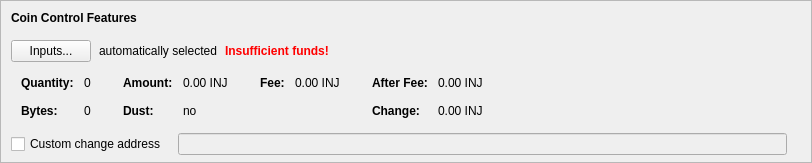
    <widget class="QFrame" name="frameCoinControl">
     <property name="sizePolicy">
      <sizepolicy hsizetype="Expanding" vsizetype="Expanding">
       <horstretch>0</horstretch>
       <verstretch>0</verstretch>
      </sizepolicy>
     </property>
     <property name="maximumSize">
      <size>
       <width>16777215</width>
       <height>16777215</height>
      </size>
     </property>
     <property name="frameShape">
      <enum>QFrame::StyledPanel</enum>
     </property>
     <property name="frameShadow">
      <enum>QFrame::Sunken</enum>
     </property>
     <layout class="QVBoxLayout" name="verticalLayoutCoinControl2">
      <property name="spacing">
       <number>0</number>
      </property>
      <property name="leftMargin">
       <number>0</number>
      </property>
      <property name="topMargin">
       <number>0</number>
      </property>
      <property name="rightMargin">
       <number>0</number>
      </property>
      <property name="bottomMargin">
       <number>6</number>
      </property>
      <item>
       <layout class="QVBoxLayout" name="verticalLayoutCoinControl" stretch="0,0,0,0,1">
        <property name="spacing">
         <number>0</number>
        </property>
        <property name="leftMargin">
         <number>10</number>
        </property>
        <property name="topMargin">
         <number>10</number>
        </property>
        <item>
         <layout class="QHBoxLayout" name="horizontalLayoutCoinControl1">
          <property name="bottomMargin">
           <number>15</number>
          </property>
          <item>
           <widget class="QLabel" name="labelCoinControlFeatures">
            <property name="sizePolicy">
             <sizepolicy hsizetype="Preferred" vsizetype="Maximum">
              <horstretch>0</horstretch>
              <verstretch>0</verstretch>
             </sizepolicy>
            </property>
            <property name="font">
             <font>
              <weight>75</weight>
              <bold>true</bold>
             </font>
            </property>
            <property name="styleSheet">
             <string notr="true">font-weight:bold;</string>
            </property>
            <property name="text">
             <string>Coin Control Features</string>
            </property>
           </widget>
          </item>
         </layout>
        </item>
        <item>
         <layout class="QHBoxLayout" name="horizontalLayoutCoinControl2" stretch="0,0,0,0">
          <property name="spacing">
           <number>8</number>
          </property>
          <property name="bottomMargin">
           <number>10</number>
          </property>
          <item>
           <widget class="QPushButton" name="pushButtonCoinControl">
            <property name="styleSheet">
             <string notr="true"/>
            </property>
            <property name="text">
             <string>Inputs...</string>
            </property>
            <property name="autoDefault">
             <bool>false</bool>
            </property>
           </widget>
          </item>
          <item>
           <widget class="QLabel" name="labelCoinControlAutomaticallySelected">
            <property name="text">
             <string>automatically selected</string>
            </property>
            <property name="margin">
             <number>5</number>
            </property>
           </widget>
          </item>
          <item>
           <widget class="QLabel" name="labelCoinControlInsuffFunds">
            <property name="font">
             <font>
              <weight>75</weight>
              <bold>true</bold>
             </font>
            </property>
            <property name="styleSheet">
             <string notr="true">color:red;font-weight:bold;</string>
            </property>
            <property name="text">
             <string>Insufficient funds!</string>
            </property>
            <property name="margin">
             <number>5</number>
            </property>
           </widget>
          </item>
          <item>
           <spacer name="horizontalSpacerCoinControl">
            <property name="orientation">
             <enum>Qt::Horizontal</enum>
            </property>
            <property name="sizeHint" stdset="0">
             <size>
              <width>40</width>
              <height>1</height>
             </size>
            </property>
           </spacer>
          </item>
         </layout>
        </item>
        <item>
         <widget class="QWidget" name="widgetCoinControl" native="true">
          <property name="sizePolicy">
           <sizepolicy hsizetype="Preferred" vsizetype="Preferred">
            <horstretch>0</horstretch>
            <verstretch>0</verstretch>
           </sizepolicy>
          </property>
          <property name="minimumSize">
           <size>
            <width>0</width>
            <height>0</height>
           </size>
          </property>
          <property name="styleSheet">
           <string notr="true"/>
          </property>
          <layout class="QHBoxLayout" name="horizontalLayoutCoinControl5">
           <property name="leftMargin">
            <number>0</number>
           </property>
           <property name="topMargin">
            <number>0</number>
           </property>
           <property name="rightMargin">
            <number>0</number>
           </property>
           <property name="bottomMargin">
            <number>0</number>
           </property>
           <item>
            <layout class="QHBoxLayout" name="horizontalLayoutCoinControl3" stretch="0,0,0,1">
             <property name="spacing">
              <number>20</number>
             </property>
             <property name="topMargin">
              <number>0</number>
             </property>
             <property name="bottomMargin">
              <number>10</number>
             </property>
             <item>
              <layout class="QFormLayout" name="formLayoutCoinControl1">
               <property name="horizontalSpacing">
                <number>10</number>
               </property>
               <property name="verticalSpacing">
                <number>14</number>
               </property>
               <property name="leftMargin">
                <number>10</number>
               </property>
               <property name="topMargin">
                <number>4</number>
               </property>
               <property name="rightMargin">
                <number>6</number>
               </property>
               <item row="0" column="0">
                <widget class="QLabel" name="labelCoinControlQuantityText">
                 <property name="font">
                  <font>
                   <weight>75</weight>
                   <bold>true</bold>
                  </font>
                 </property>
                 <property name="text">
                  <string>Quantity:</string>
                 </property>
                 <property name="margin">
                  <number>0</number>
                 </property>
                </widget>
               </item>
               <item row="0" column="1">
                <widget class="QLabel" name="labelCoinControlQuantity">
                 <property name="cursor">
                  <cursorShape>IBeamCursor</cursorShape>
                 </property>
                 <property name="contextMenuPolicy">
                  <enum>Qt::ActionsContextMenu</enum>
                 </property>
                 <property name="text">
                  <string notr="true">0</string>
                 </property>
                 <property name="margin">
                  <number>0</number>
                 </property>
                 <property name="textInteractionFlags">
                  <set>Qt::LinksAccessibleByMouse|Qt::TextSelectableByKeyboard|Qt::TextSelectableByMouse</set>
                 </property>
                </widget>
               </item>
               <item row="1" column="0">
                <widget class="QLabel" name="labelCoinControlBytesText">
                 <property name="font">
                  <font>
                   <weight>75</weight>
                   <bold>true</bold>
                  </font>
                 </property>
                 <property name="text">
                  <string>Bytes:</string>
                 </property>
                </widget>
               </item>
               <item row="1" column="1">
                <widget class="QLabel" name="labelCoinControlBytes">
                 <property name="cursor">
                  <cursorShape>IBeamCursor</cursorShape>
                 </property>
                 <property name="contextMenuPolicy">
                  <enum>Qt::ActionsContextMenu</enum>
                 </property>
                 <property name="text">
                  <string notr="true">0</string>
                 </property>
                 <property name="textInteractionFlags">
                  <set>Qt::LinksAccessibleByMouse|Qt::TextSelectableByKeyboard|Qt::TextSelectableByMouse</set>
                 </property>
                </widget>
               </item>
              </layout>
             </item>
             <item>
              <layout class="QFormLayout" name="formLayoutCoinControl2">
               <property name="horizontalSpacing">
                <number>10</number>
               </property>
               <property name="verticalSpacing">
                <number>14</number>
               </property>
               <property name="leftMargin">
                <number>6</number>
               </property>
               <property name="topMargin">
                <number>4</number>
               </property>
               <property name="rightMargin">
                <number>6</number>
               </property>
               <item row="0" column="0">
                <widget class="QLabel" name="labelCoinControlAmountText">
                 <property name="font">
                  <font>
                   <weight>75</weight>
                   <bold>true</bold>
                  </font>
                 </property>
                 <property name="text">
                  <string>Amount:</string>
                 </property>
                 <property name="margin">
                  <number>0</number>
                 </property>
                </widget>
               </item>
               <item row="0" column="1">
                <widget class="QLabel" name="labelCoinControlAmount">
                 <property name="cursor">
                  <cursorShape>IBeamCursor</cursorShape>
                 </property>
                 <property name="contextMenuPolicy">
                  <enum>Qt::ActionsContextMenu</enum>
                 </property>
                 <property name="text">
                  <string notr="true">0.00 INJ</string>
                 </property>
                 <property name="textInteractionFlags">
                  <set>Qt::LinksAccessibleByMouse|Qt::TextSelectableByKeyboard|Qt::TextSelectableByMouse</set>
                 </property>
                </widget>
               </item>
               <item row="1" column="0">
                <widget class="QLabel" name="labelCoinControlLowOutputText">
                 <property name="font">
                  <font>
                   <weight>75</weight>
                   <bold>true</bold>
                  </font>
                 </property>
                 <property name="text">
                  <string>Dust:</string>
                 </property>
                </widget>
               </item>
               <item row="1" column="1">
                <widget class="QLabel" name="labelCoinControlLowOutput">
                 <property name="cursor">
                  <cursorShape>IBeamCursor</cursorShape>
                 </property>
                 <property name="contextMenuPolicy">
                  <enum>Qt::ActionsContextMenu</enum>
                 </property>
                 <property name="text">
                  <string notr="true">no</string>
                 </property>
                 <property name="textInteractionFlags">
                  <set>Qt::LinksAccessibleByMouse|Qt::TextSelectableByKeyboard|Qt::TextSelectableByMouse</set>
                 </property>
                </widget>
               </item>
              </layout>
             </item>
             <item>
              <layout class="QFormLayout" name="formLayoutCoinControl3">
               <property name="horizontalSpacing">
                <number>10</number>
               </property>
               <property name="verticalSpacing">
                <number>14</number>
               </property>
               <property name="leftMargin">
                <number>6</number>
               </property>
               <property name="topMargin">
                <number>4</number>
               </property>
               <property name="rightMargin">
                <number>6</number>
               </property>
               <item row="0" column="0">
                <widget class="QLabel" name="labelCoinControlFeeText">
                 <property name="font">
                  <font>
                   <weight>75</weight>
                   <bold>true</bold>
                  </font>
                 </property>
                 <property name="text">
                  <string>Fee:</string>
                 </property>
                 <property name="margin">
                  <number>0</number>
                 </property>
                </widget>
               </item>
               <item row="0" column="1">
                <widget class="QLabel" name="labelCoinControlFee">
                 <property name="cursor">
                  <cursorShape>IBeamCursor</cursorShape>
                 </property>
                 <property name="contextMenuPolicy">
                  <enum>Qt::ActionsContextMenu</enum>
                 </property>
                 <property name="text">
                  <string notr="true">0.00 INJ</string>
                 </property>
                 <property name="textInteractionFlags">
                  <set>Qt::LinksAccessibleByMouse|Qt::TextSelectableByKeyboard|Qt::TextSelectableByMouse</set>
                 </property>
                </widget>
               </item>
             </layout>
             </item>
             <item>
              <layout class="QFormLayout" name="formLayoutCoinControl4">
               <property name="horizontalSpacing">
                <number>10</number>
               </property>
               <property name="verticalSpacing">
                <number>14</number>
               </property>
               <property name="leftMargin">
                <number>6</number>
               </property>
               <property name="topMargin">
                <number>4</number>
               </property>
               <property name="rightMargin">
                <number>6</number>
               </property>
               <item row="0" column="0">
                <widget class="QLabel" name="labelCoinControlAfterFeeText">
                 <property name="font">
                  <font>
                   <weight>75</weight>
                   <bold>true</bold>
                  </font>
                 </property>
                 <property name="text">
                  <string>After Fee:</string>
                 </property>
                 <property name="margin">
                  <number>0</number>
                 </property>
                </widget>
               </item>
               <item row="0" column="1">
                <widget class="QLabel" name="labelCoinControlAfterFee">
                 <property name="cursor">
                  <cursorShape>IBeamCursor</cursorShape>
                 </property>
                 <property name="contextMenuPolicy">
                  <enum>Qt::ActionsContextMenu</enum>
                 </property>
                 <property name="text">
                  <string notr="true">0.00 INJ</string>
                 </property>
                 <property name="textInteractionFlags">
                  <set>Qt::LinksAccessibleByMouse|Qt::TextSelectableByKeyboard|Qt::TextSelectableByMouse</set>
                 </property>
                </widget>
               </item>
               <item row="1" column="0">
                <widget class="QLabel" name="labelCoinControlChangeText">
                 <property name="font">
                  <font>
                   <weight>75</weight>
                   <bold>true</bold>
                  </font>
                 </property>
                 <property name="text">
                  <string>Change:</string>
                 </property>
                </widget>
               </item>
               <item row="1" column="1">
                <widget class="QLabel" name="labelCoinControlChange">
                 <property name="cursor">
                  <cursorShape>IBeamCursor</cursorShape>
                 </property>
                 <property name="contextMenuPolicy">
                  <enum>Qt::ActionsContextMenu</enum>
                 </property>
                 <property name="text">
                  <string notr="true">0.00 INJ</string>
                 </property>
                 <property name="textInteractionFlags">
                  <set>Qt::LinksAccessibleByMouse|Qt::TextSelectableByKeyboard|Qt::TextSelectableByMouse</set>
                 </property>
                </widget>
               </item>
              </layout>
             </item>
            </layout>
           </item>
          </layout>
         </widget>
        </item>
        <item>
         <layout class="QHBoxLayout" name="horizontalLayoutCoinControl4" stretch="0,0,0">
          <property name="spacing">
           <number>12</number>
          </property>
          <property name="sizeConstraint">
           <enum>QLayout::SetDefaultConstraint</enum>
          </property>
          <property name="topMargin">
           <number>5</number>
          </property>
          <property name="rightMargin">
           <number>5</number>
          </property>
          <item>
           <widget class="QCheckBox" name="checkBoxCoinControlChange">
            <property name="toolTip">
             <string>If this is activated, but the change address is empty or invalid, change will be sent to a newly generated address.</string>
            </property>
            <property name="text">
             <string>Custom change address</string>
            </property>
           </widget>
          </item>
          <item>
           <widget class="QValidatedLineEdit" name="lineEditCoinControlChange">
            <property name="enabled">
             <bool>false</bool>
            </property>
            <property name="sizePolicy">
             <sizepolicy hsizetype="Expanding" vsizetype="Fixed">
              <horstretch>0</horstretch>
              <verstretch>0</verstretch>
             </sizepolicy>
            </property>
           </widget>
          </item>
          <item>
           <widget class="QLabel" name="labelCoinControlChangeLabel">
            <property name="sizePolicy">
             <sizepolicy hsizetype="Preferred" vsizetype="Expanding">
              <horstretch>0</horstretch>
              <verstretch>0</verstretch>
             </sizepolicy>
            </property>
            <property name="minimumSize">
             <size>
              <width>0</width>
              <height>0</height>
             </size>
            </property>
            <property name="text">
             <string/>
            </property>
            <property name="margin">
             <number>3</number>
            </property>
           </widget>
          </item>
         </layout>
        </item>
        <item>
         <spacer name="verticalSpacerCoinControl">
          <property name="orientation">
           <enum>Qt::Vertical</enum>
          </property>
          <property name="sizeHint" stdset="0">
           <size>
            <width>800</width>
            <height>1</height>
           </size>
          </property>
         </spacer>
        </item>
       </layout>
      </item>
     </layout>
    </widget>
